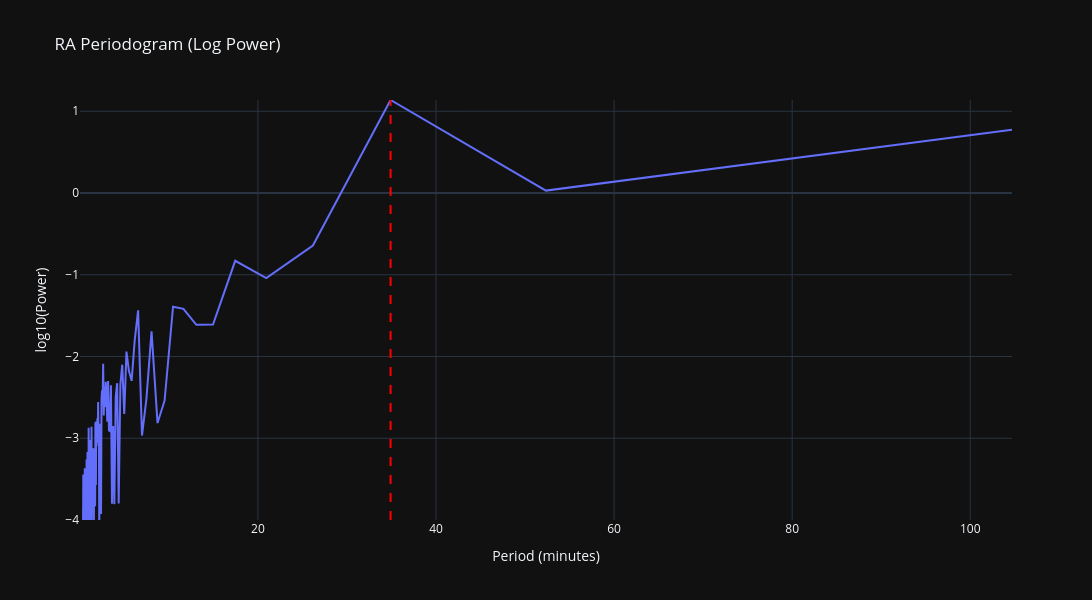

The notebook cell this image was saved under:
### Code cell
periods_min = 1 / freqs / 60
log_power = np.log10(power)
max_y = np.max(log_power)
fig = go.Figure()

fig.add_trace(go.Scatter(
    x=periods_min,
    y=log_power,
    mode='lines',
    name='log10(Power)'
))

fig.add_vline(x=worm_period_sec/60, line_dash="dash", line_color="red")

fig.update_layout(
    title="RA Periodogram (Log Power)",
    xaxis_title="Period (minutes)",
    yaxis_title="log10(Power)", 
    height=600, width=1200, template="plotly_dark",
)
max_y
fig.update_yaxes(range=[ -4, max_y])

fig.show()

### Figure 1 — Plotly figure (JSON) as saved in the notebook; plotly's stock layout.template omitted (floating-point values rounded to 4 significant figures; data arrays with more than 128 entries replaced by an {"elided": "..."} marker saying what was removed)
{"data": [{"mode": "lines", "name": "log10(Power)", "type": "scatter", "x": {"elided": "6194 float values"}, "y": {"elided": "6194 float values"}}], "layout": {"height": 600, "shapes": [{"line": {"color": "red", "dash": "dash"}, "type": "line", "x0": 34.9, "x1": 34.9, "xref": "x", "y0": 0, "y1": 1, "yref": "y domain"}], "title": {"text": "RA Periodogram (Log Power)"}, "width": 1200, "xaxis": {"title": {"text": "Period (minutes)"}}, "yaxis": {"range": [-4, 1.138], "title": {"text": "log10(Power)"}}}}
